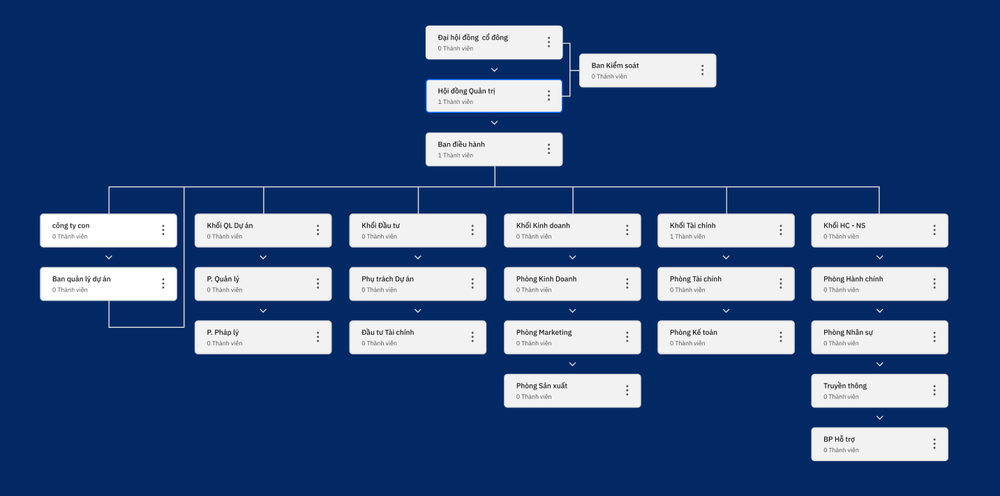
#> input picture image/1.png, 1000 x 496 px, shrunk from 1433 x 711 before the run
$ python -i ocr_utils.py   (imports and definitions only)
#> lines starting #> are read from the running program, lines starting #| are printed output that depends on the picture; after the words box and inside, x2 and y2 are one past the last pixel; in counts of white or black regions, pixels touching at a corner belong together
#> further down, picture is the input picture: shape (496, 1000, 3); mean B, G, R 131.6, 85.1, 55.8
import cv2
import re

def segment_lines(image):
    """
    Phân đoạn dòng chữ (Line Segmentation) sử dụng Morphology & Contours
    """
    if len(image.shape) == 3:
        gray = cv2.cvtColor(image, cv2.COLOR_BGR2GRAY)
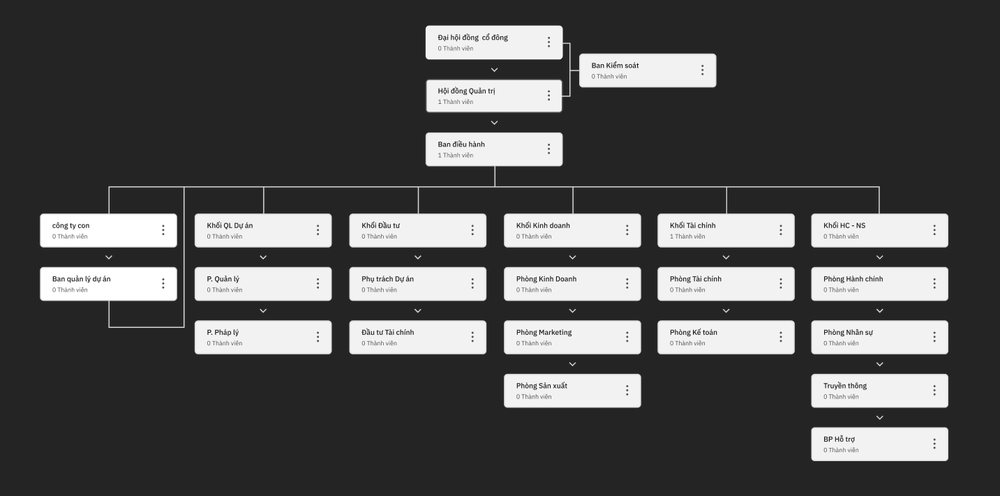
#> gray: shape (496, 1000); min 14, max 255, mean 81.3
    else:
        gray = image.copy()

    _, binary = cv2.threshold(gray, 0, 255, cv2.THRESH_BINARY_INV + cv2.THRESH_OTSU)
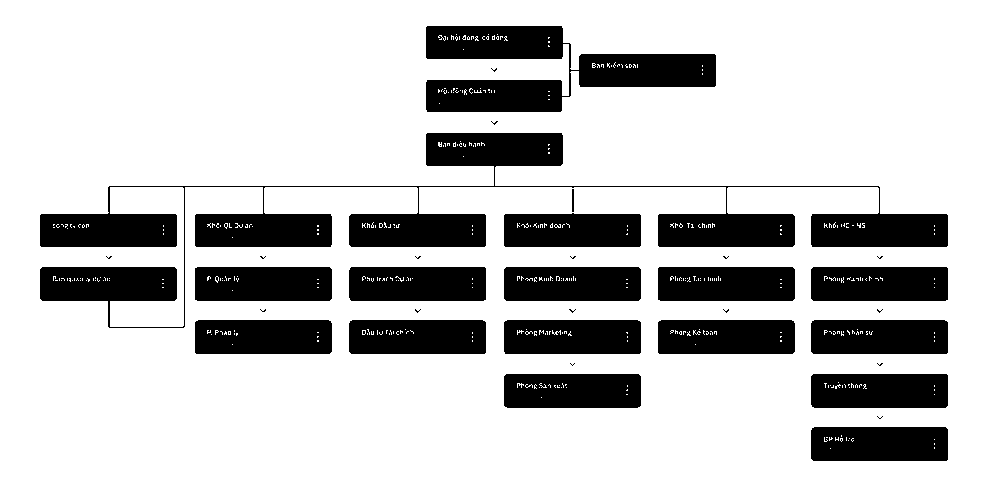
#> binary: shape (496, 1000); 77.9% white; 37 black regions (20 under 20 px), largest, box (x1, y1, x2, y2) and area: (40, 133, 948, 328) 32392, (426, 26, 716, 112) 13163, (195, 267, 332, 301) 4588

    h, w = binary.shape
#> h = 496; w = 1000
    kernel_len = max(20, w // 25)
#> kernel_len = 40
    kernel = cv2.getStructuringElement(cv2.MORPH_RECT, (kernel_len, 3))
    dilated = cv2.dilate(binary, kernel, iterations=2)
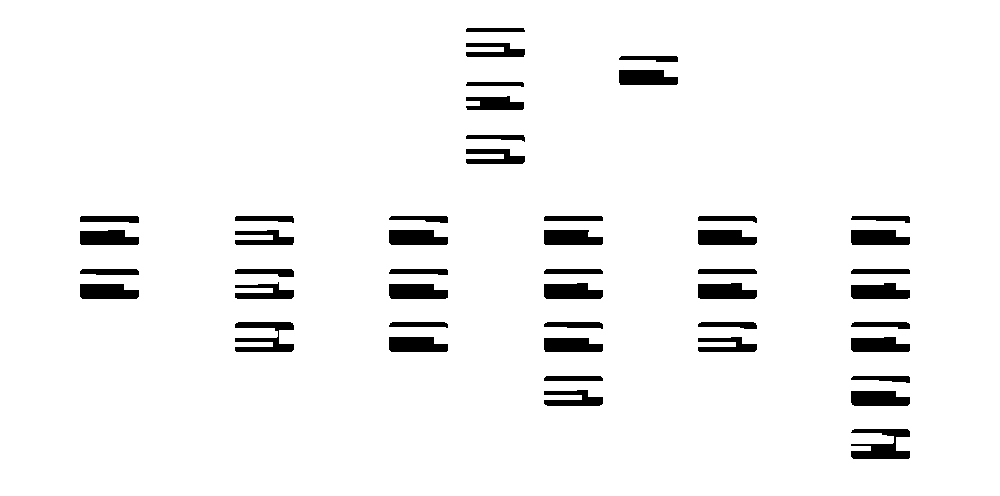
#> dilated: shape (496, 1000); 95.1% white; 46 black regions, largest, box (x1, y1, x2, y2) and area: (851, 429, 910, 459) 1021, (235, 322, 294, 352) 937, (698, 283, 757, 299) 801

    contours, _ = cv2.findContours(dilated, cv2.RETR_EXTERNAL, cv2.CHAIN_APPROX_SIMPLE)
#> contours = [[[0, 0], [0, 495], [999, 495], [999, 0]]]

    line_boxes = []
    for cnt in contours:
        x, y, box_w, box_h = cv2.boundingRect(cnt)
        if box_h >= 10 and box_w >= 20:
            line_boxes.append((x, y, box_w, box_h))
#> this loop made 1 pass
#> (cnt, x, y, box_w, box_h) on pass 1: ([[0, 0], [0, 495], [999, 495], [999, 0]], 0, 0, 1000, 496)
#> after the loop, line_boxes = [(0, 0, 1000, 496)]

    line_boxes = sorted(line_boxes, key=lambda b: b[1])

    line_crops = []
    for (x, y, box_w, box_h) in line_boxes:
        pad = 4
        y1 = max(0, y - pad)
        y2 = min(h, y + box_h + pad)
        x1 = max(0, x - pad)
        x2 = min(w, x + box_w + pad)
        crop = image[y1:y2, x1:x2]
        line_crops.append(crop)
#> this loop made 1 pass
#> (x, y, box_w, box_h, pad, y1, y2, x1) on pass 1: (0, 0, 1000, 496, 4, 0, 496, 0)
#> after the loop, line_crops = 1 item

    return line_crops, line_boxes

# [58 lines left out: function group_results_by_line, not called in this run]

>>> import cv2
>>> picture = cv2.imread('image/1.png')
>>> result = segment_lines(picture)

$ run again, on image/2.png
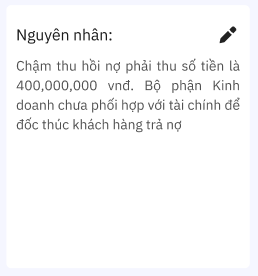
#> input picture image/2.png, 258 x 276 px
#> picture is the input picture: shape (276, 258, 3); mean B, G, R 248.8, 247.8, 247.7
#> in segment_lines, `_, binary = cv2.threshold(gray, 0, 255, cv2.THRESH_BINARY_INV + cv2.TH..`:
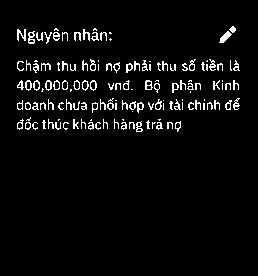
#> binary: shape (276, 258); 4.5% white in thin lines or dots, all inside (x1, y1, x2, y2) = (17, 26, 240, 132)
#> dilated: shape (276, 258); 26.3% white; 6 white regions
#> contours = 6 contours; box (x1, y1, x2, y2) and area: (0, 96, 258, 115) 3875, (0, 57, 258, 75) 3838, (0, 78, 258, 95) 3710, (0, 115, 201, 134) 2988, (0, 26, 132, 46) 2170, (201, 24, 256, 45) 916
#> the loop in segment_lines, `for cnt in contours:` made 6 passes
#> (x, y, box_w, box_h) on passes 1 to 6: (0, 115, 201, 19), (0, 96, 258, 19), (0, 78, 258, 17), (0, 57, 258, 18), (0, 26, 132, 20), (201, 24, 55, 21)
#> after the loop in segment_lines, `for cnt in contours:`: line_boxes = [(0, 115, 201, 19), (0, 96, 258, 19), (0, 78, 258, 17), (0, 57, 258, 18), (0, 26, 132, 20), (201, 24, 55, 21)]
#> in segment_lines, `line_boxes = sorted(line_boxes, key=lambda b: b[1])`: line_boxes = [(201, 24, 55, 21), (0, 26, 132, 20), (0, 57, 258, 18), (0, 78, 258, 17), (0, 96, 258, 19), (0, 115, 201, 19)]
#> the loop in segment_lines, `for (x, y, box_w, box_h) in line_boxes:` made 6 passes
#> (x, y, box_w, box_h, y1, y2, x1, x2) on passes 1 to 6: (201, 24, 55, 21, 20, 49, 197, 258), (0, 26, 132, 20, 22, 50, 0, 136), (0, 57, 258, 18, 53, 79, 0, 258), (0, 78, 258, 17, 74, 99, 0, 258), (0, 96, 258, 19, 92, 119, 0, 258), (0, 115, 201, 19, 111, 138, 0, 205)
#> pass 3, in segment_lines, `crop = image[y1:y2, x1:x2]`:
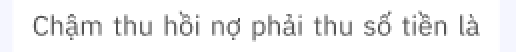
#> crop: shape (26, 258, 3) (shown 2 times larger); mean B, G, R 241.3, 240.8, 240.7
#> after the loop in segment_lines, `for (x, y, box_w, box_h) in line_boxes:`: line_crops = 6 items

$ run again, on image/3.png
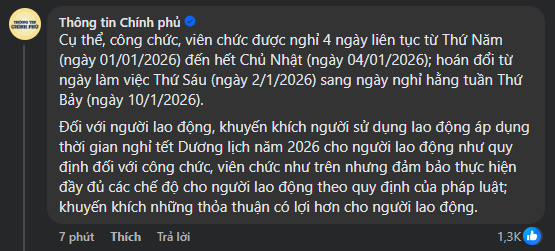
#> input picture image/3.png, 555 x 251 px
#> picture is the input picture: shape (251, 555, 3); mean B, G, R 68.7, 67.4, 66.5
#> in segment_lines, `gray = cv2.cvtColor(image, cv2.COLOR_BGR2GRAY)`:
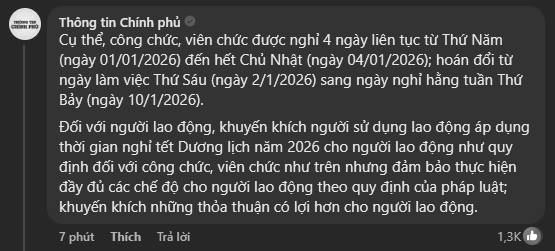
#> gray: shape (251, 555); min 39, max 255, mean 67.3
#> in segment_lines, `_, binary = cv2.threshold(gray, 0, 255, cv2.THRESH_BINARY_INV + cv2.TH..`:
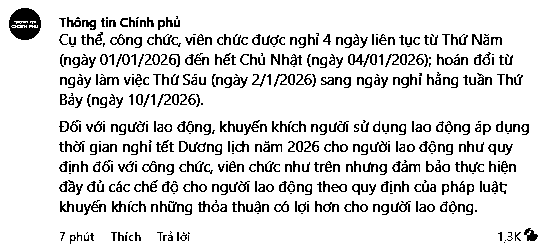
#> binary: shape (251, 555); 87.8% white; black in thin lines or dots, all inside (x1, y1, x2, y2) = (9, 8, 538, 244)
#> dilated: shape (251, 555); every value is 255
#> contours = [[[0, 0], [0, 250], [554, 250], [554, 0]]]
#> the loop in segment_lines, `for cnt in contours:` made 1 pass
#> (cnt, x, y, box_w, box_h) on pass 1: ([[0, 0], [0, 250], [554, 250], [554, 0]], 0, 0, 555, 251)
#> after the loop in segment_lines, `for cnt in contours:`: line_boxes = [(0, 0, 555, 251)]
#> the loop in segment_lines, `for (x, y, box_w, box_h) in line_boxes:` made 1 pass
#> (x, y, box_w, box_h, pad, y1, y2, x1) on pass 1: (0, 0, 555, 251, 4, 0, 251, 0)
#> after the loop in segment_lines, `for (x, y, box_w, box_h) in line_boxes:`: line_crops = 1 item

$ run again, on image/4.png
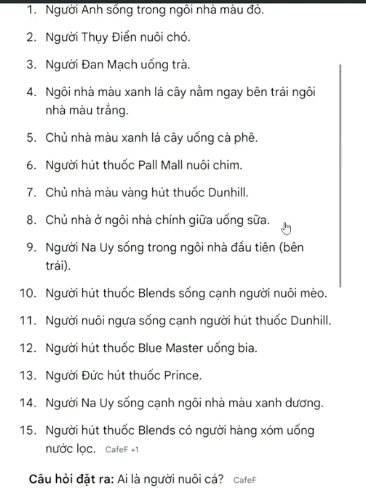
#> input picture image/4.png, 366 x 488 px
#> picture is the input picture: shape (488, 366, 3); mean B, G, R 241.7, 241.8, 241.6
#> in segment_lines, `_, binary = cv2.threshold(gray, 0, 255, cv2.THRESH_BINARY_INV + cv2.TH..`:
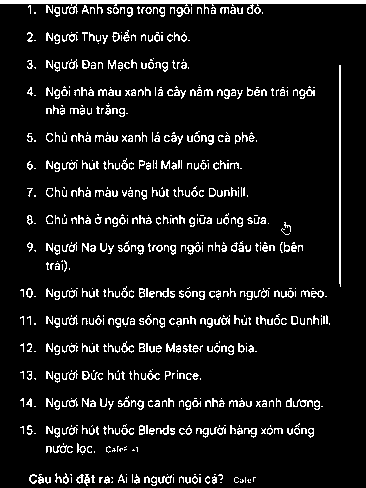
#> binary: shape (488, 366); 8.4% white in thin lines or dots
#> dilated: shape (488, 366); 45.9% white; 17 white regions
#> contours = 17 contours; largest, box (x1, y1, x2, y2) and area: (2, 63, 361, 302) 22466, (2, 312, 350, 330) 4968, (0, 0, 366, 19) 4926, (2, 421, 334, 440) 4839, (2, 394, 343, 412) 4661
#> the loop in segment_lines, `for cnt in contours:` made 17 passes
#> (x, y, box_w, box_h) on passes 1 to 8: (11, 471, 265, 17), (28, 441, 130, 16), (2, 421, 332, 19), (2, 394, 341, 18), (2, 367, 219, 18), (2, 339, 275, 18), (2, 312, 348, 18), (28, 258, 62, 16)
#> after the loop in segment_lines, `for cnt in contours:`: line_boxes = 17 items, first 6: (11, 471, 265, 17), (28, 441, 130, 16), (2, 421, 332, 19), (2, 394, 341, 18), (2, 367, 219, 18), (2, 339, 275, 18)
#> in segment_lines, `line_boxes = sorted(line_boxes, key=lambda b: b[1])`: line_boxes = 17 items, first 6: (0, 0, 366, 19), (9, 28, 201, 18), (9, 56, 200, 18), (2, 63, 359, 239), (28, 101, 120, 18), (9, 129, 268, 18)
#> the loop in segment_lines, `for (x, y, box_w, box_h) in line_boxes:` made 17 passes
#> (x, y, box_w, box_h, y1, y2, x1, x2) on passes 1 to 8: (0, 0, 366, 19, 0, 23, 0, 366), (9, 28, 201, 18, 24, 50, 5, 214), (9, 56, 200, 18, 52, 78, 5, 213), (2, 63, 359, 239, 59, 306, 0, 365), (28, 101, 120, 18, 97, 123, 24, 152), (9, 129, 268, 18, 125, 151, 5, 281), (9, 156, 253, 18, 152, 178, 5, 266), (9, 184, 259, 18, 180, 206, 5, 272)
#> pass 3, in segment_lines, `crop = image[y1:y2, x1:x2]`:
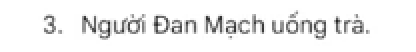
#> crop: shape (26, 208, 3) (shown 2 times larger); min 34, max 255, mean 240.1
#> after the loop in segment_lines, `for (x, y, box_w, box_h) in line_boxes:`: line_crops = 17 items
